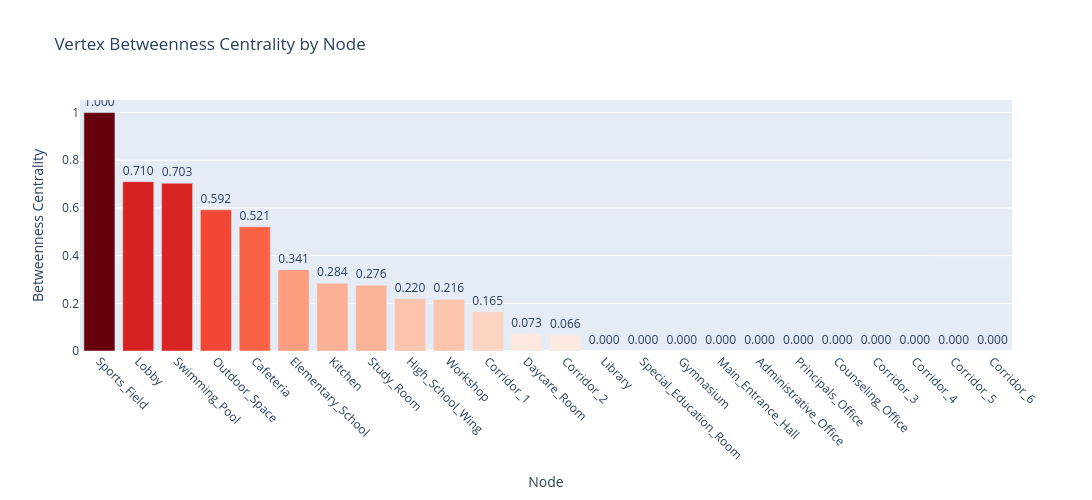

Write notebook code for a chart like this one.
### Markdown cell above
## Bar Chart of Betweenness Centrality

### Code cell
# Create a bar chart of vertex betweenness
sorted_names = [x[0] for x in node_bc_pairs]
sorted_bc = [x[1] for x in node_bc_pairs]

fig = go.Figure(data=[
    go.Bar(
        x=sorted_names,
        y=sorted_bc,
        marker_color=sorted_bc,
        marker_colorscale='Reds',
        text=[f'{bc:.3f}' for bc in sorted_bc],
        textposition='outside'
    )
])

fig.update_layout(
    title='Vertex Betweenness Centrality by Node',
    xaxis=dict(title='Node', tickangle=45),
    yaxis=dict(title='Betweenness Centrality'),
    width=1200,
    height=500,
    showlegend=False
)

fig.show()

### Figure 1 — Plotly figure (JSON) as saved in the notebook; plotly's stock layout.template omitted (floating-point values rounded to 4 significant figures)
{"data": [{"marker": {"color": [1, 0.7103, 0.7035, 0.5919, 0.5209, 0.3413, 0.2841, 0.2759, 0.2195, 0.2165, 0.1646, 0.07339, 0.06629, 0, 0, 0, 0, 0, 0, 0, 0, 0, 0, 0], "colorscale": [[0, "rgb(255,245,240)"], [0.125, "rgb(254,224,210)"], [0.25, "rgb(252,187,161)"], [0.375, "rgb(252,146,114)"], [0.5, "rgb(251,106,74)"], [0.625, "rgb(239,59,44)"], [0.75, "rgb(203,24,29)"], [0.875, "rgb(165,15,21)"], [1, "rgb(103,0,13)"]]}, "text": ["1.000", "0.710", "0.703", "0.592", "0.521", "0.341", "0.284", "0.276", "0.220", "0.216", "0.165", "0.073", "0.066", "0.000", "0.000", "0.000", "0.000", "0.000", "0.000", "0.000", "0.000", "0.000", "0.000", "0.000"], "textposition": "outside", "type": "bar", "x": ["Sports_Field", "Lobby", "Swimming_Pool", "Outdoor_Space", "Cafeteria", "Elementary_School", "Kitchen", "Study_Room", "High_School_Wing", "Workshop", "Corridor_1", "Daycare_Room", "Corridor_2", "Library", "Special_Education_Room", "Gymnasium", "Main_Entrance_Hall", "Administrative_Office", "Principals_Office", "Counseling_Office", "Corridor_3", "Corridor_4", "Corridor_5", "Corridor_6"], "y": [1, 0.7103, 0.7035, 0.5919, 0.5209, 0.3413, 0.2841, 0.2759, 0.2195, 0.2165, 0.1646, 0.07339, 0.06629, 0, 0, 0, 0, 0, 0, 0, 0, 0, 0, 0]}], "layout": {"height": 500, "showlegend": false, "title": {"text": "Vertex Betweenness Centrality by Node"}, "width": 1200, "xaxis": {"tickangle": 45, "title": {"text": "Node"}}, "yaxis": {"title": {"text": "Betweenness Centrality"}}}}
